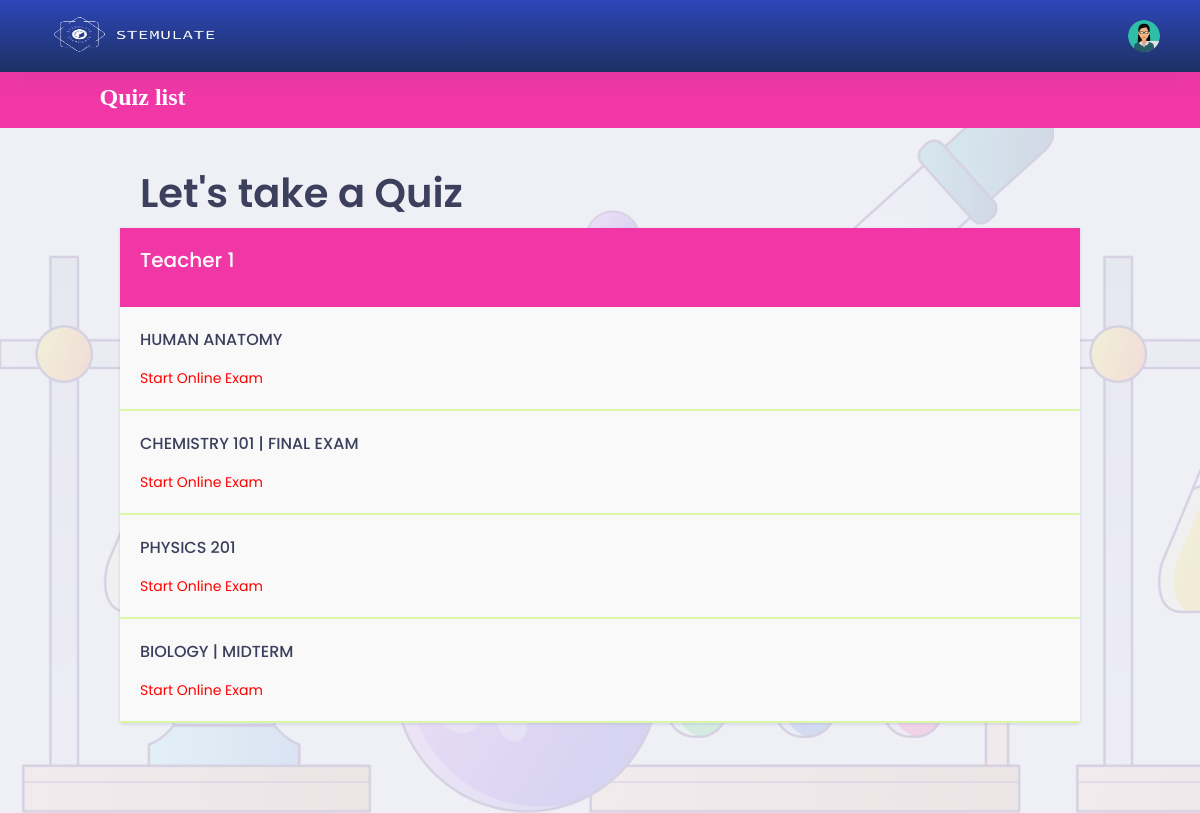
Page /student/quiz-list.php (signed in) on the earlier database version.
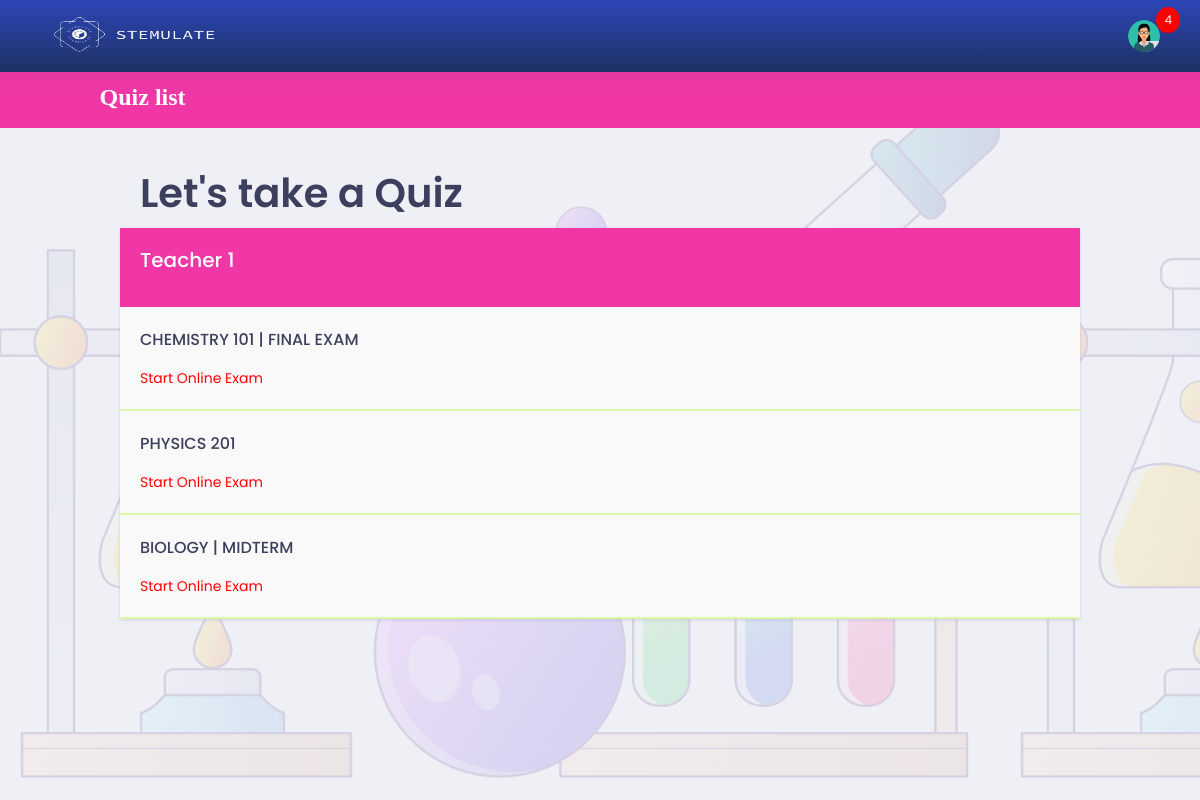
Same page on the later database version.
### tables this page shows
CREATE TABLE `student` (
  `id` int(11) NOT NULL,
  `studentid` varchar(255) NOT NULL,
  `name` varchar(255) NOT NULL,
  `dept` varchar(255) NOT NULL,
  `phoneno` varchar(100) NOT NULL,
  `email` varchar(255) NOT NULL,
  `pass` varchar(255) NOT NULL,
  `address` varchar(255) NOT NULL,
  `status` int(11) NOT NULL,
  `designation` int(11) NOT NULL,
  `image` blob DEFAULT NULL,
  `conPerson` varchar(255) DEFAULT NULL,
  `conNumber` varchar(255) DEFAULT NULL,
  `conAddress` varchar(255) DEFAULT NULL,
  `conRelationship` varchar(255) DEFAULT NULL
);

CREATE TABLE `exam` (
  `id` int(11) NOT NULL,
  `semester_id` int(11) NOT NULL,
  `subject_id` int(11) NOT NULL,
  `name` varchar(255) NOT NULL,
  `status` int(11) NOT NULL,
  `admin_id` int(11) NOT NULL,
  `duration` int(11) DEFAULT NULL,
  `question_mark` int(11) DEFAULT NULL,
  `total_mark` int(11) DEFAULT NULL,
  `total_question` int(11) NOT NULL,
  `startDate` date DEFAULT NULL,
  `endDate` date DEFAULT NULL
);

### student/quiz-list.php (the view, shortened to what the changed rows need)
<?php
    if ($_SESSION['p'] != "") {
?>
<!doctype html>
<html lang="en">
<head>
    <?php include 'head.php'; ?>
</head>
<body>
    <div class="dashboard-main-wrapper">
        <div class="dashboard-header">
            <?php include 'header.php';  ?>
        </div>
        <div class="dashboard-wrapper">
            <div class="dashboard-ecommerce">
                <div class="container-fluid dashboard-content ">
                    <div class="row">
                        <div class="col-xl-12 col-lg-12 col-md-12 col-sm-12 col-12">
                            <div class="page-header">
                                <h2 class="pageheader-title">Let's take a Quiz</h2>
                            </div>
                        </div>
                    </div>
                    <div class="ecommerce-widget">
                        <div class="row">
                            <?php
                                include 'db.php';
                                $query = mysqli_query($link, "SELECT
                                a.id as stId,
                                a.studentId,
                                a.name,
                                b.id as trId,
                                b.name as teacher
                                FROM student AS a INNER JOIN admin AS b ON a.designation = b.id
                                WHERE a.id = '$_SESSION[id]' ");
                                while($data = mysqli_fetch_array($query)) {
                            ?>
                            <div class="col-xl-12 col-lg-12 col-md-12 col-sm-12 col-12">
                                <div class="card">
                                    <div class="card-body" style="background: var(--fuchsia, #F037A5);">
                                        <h3 style="color:white"><?php echo $data['teacher']; ?></h3>
                                    </div>
                                    <?php
                                    $currentDate = date('Y-m-d');
                                    $query_str = mysqli_query($link, "SELECT exam_id FROM started_exam WHERE student_id = '$_SESSION[id]'");
                                    $row_count = mysqli_num_rows($query_str);
                                    if ($row_count > 0) {
                                        $exam_ids = array();
                                        while ($data_str = mysqli_fetch_array($query_str)) {
                                            $exam_ids[] = $data_str['exam_id'];
                                        }
                                        $exam_ids_str = implode(',', $exam_ids);
                                        $query2 = mysqli_query($link, "SELECT * FROM exam WHERE admin_id = '$data[trId]'
                                            AND '$currentDate' BETWEEN startDate AND endDate
                                            AND id NOT IN ($exam_ids_str)");
                                    } else {
                                        $query2 = mysqli_query($link, "SELECT * FROM exam WHERE admin_id = '$data[trId]'
                                            AND '$currentDate' BETWEEN startDate AND endDate");
                                    }
                                    while ($data2 = mysqli_fetch_array($query2)) {
                                        ?>
                                        <div style="text-align:left; padding:20px; border-bottom:2px #DAF7A6 solid; background-color:#F9F9F9;">
                                            <h4><?php echo $data2['name']; ?></h4>
                                            <?php $unique_code = time() . "_" . $_SESSION['id'] . "_" . rand(111, 999); ?>
                                            <a href="start_quiz.php?exam_id=<?php echo $data2['id']; ?>&unique_code=<?php echo $unique_code; ?>" style="color:#ff0000;">Start Online Exam</a>
                                        </div>
                                    <?php } ?>
                                </div>
                            </div>
                            <?php } ?>
                        </div>
                    </div>
                </div>
            </div>
        </div>
    </div>
</body>
</html>
<?php
} else {
    echo "<script>";
    echo "self.location='index.php?msg=<font color=red>Please Login First.</font>';";
    echo "</script>";
}
?>

### student/header.php (shortened to what the changed rows need)
<nav class="navbar navbar-expand-lg bg-blue fixed-top">
    <div class="collapse navbar-collapse " id="navbarSupportedContent">
        <ul class="navbar-nav ml-auto navbar-right-top">
            <li class="nav-item dropdown nav-user">
            <a class="nav-link nav-user-img" href="#" id="navbarDropdownMenuLink2" data-toggle="dropdown" aria-haspopup="true" aria-expanded="false">
                <img src="<?php
                    $noImage = "assets/images/avatar-1.jpg";
                    if ($_SESSION['i']) {
                        echo $_SESSION['i'];
                    } else {
                        echo $noImage;
                    }
                ?>" alt="" class="user-avatar-md rounded-circle">
            </a>
            <?php
                include 'db.php';
                $admin_id = $_SESSION['id'];
                $selectQuery = "SELECT * FROM notification WHERE isread = 0 and student_id = $admin_id ";
                $result = mysqli_query($link, $selectQuery);
                if($result && mysqli_num_rows($result) > 0) {
            ?>
                <span class="notification-count"><?php echo mysqli_num_rows($result); ?></span>
            <?php } ?>
            </li>
        </ul>
    </div>
</nav>

Differences in the rows shown:
changed student "Teacher 1": loses exam (name "HUMAN ANATOMY")
Other differences:
mysqli_num_rows($result): (not shown) → "4"
